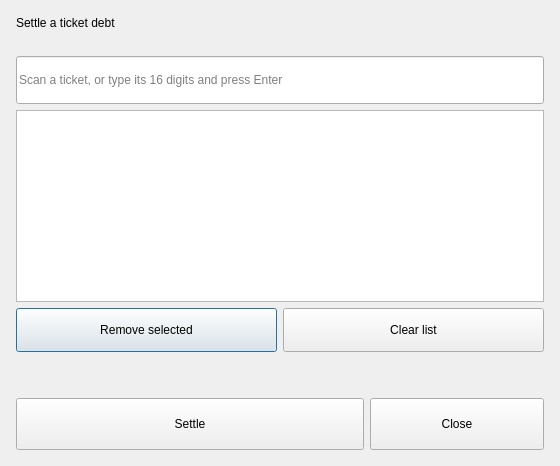
<?xml version="1.0" encoding="UTF-8"?>
<ui version="4.0">
 <class>LoanSettleDialog</class>
 <widget class="QDialog" name="LoanSettleDialog">
  <property name="minimumSize"><size><width>560</width><height>440</height></size></property>
  <layout class="QVBoxLayout" name="settleLayout" stretch="0,0,0,1,0,0,0,0">
   <property name="leftMargin"><number>16</number></property>
   <property name="topMargin"><number>16</number></property>
   <property name="rightMargin"><number>16</number></property>
   <property name="bottomMargin"><number>16</number></property>
   <property name="spacing"><number>6</number></property>
   <item>
    <widget class="QLabel" name="settleTitle">
     <property name="text"><string>Settle a ticket debt</string></property>
     <property name="heading" stdset="0"><bool>true</bool></property>
    </widget>
   </item>
   <item>
    <widget class="QLabel" name="settleInfo">
     <property name="wordWrap"><bool>true</bool></property>
    </widget>
   </item>
   <item>
    <widget class="QLineEdit" name="settleScanField">
     <property name="placeholderText"><string>Scan a ticket, or type its 16 digits and press Enter</string></property>
     <property name="minimumSize"><size><width>0</width><height>48</height></size></property>
    </widget>
   </item>
   <item>
    <widget class="QTableWidget" name="settleTable">
    </widget>
   </item>
   <item>
    <layout class="QHBoxLayout" name="listButtons">
     <property name="leftMargin"><number>0</number></property>
     <property name="topMargin"><number>0</number></property>
     <property name="rightMargin"><number>0</number></property>
     <property name="bottomMargin"><number>0</number></property>
     <property name="spacing"><number>6</number></property>
     <item>
      <widget class="QPushButton" name="settleRemoveButton">
       <property name="text"><string>Remove selected</string></property>
       <property name="minimumSize"><size><width>0</width><height>44</height></size></property>
      </widget>
     </item>
     <item>
      <widget class="QPushButton" name="settleClearButton">
       <property name="text"><string>Clear list</string></property>
       <property name="minimumSize"><size><width>0</width><height>44</height></size></property>
      </widget>
     </item>
    </layout>
   </item>
   <item>
    <widget class="QLabel" name="settleTotals">
     <property name="bold" stdset="0"><bool>true</bool></property>
    </widget>
   </item>
   <item>
    <widget class="QLabel" name="settleStatus">
     <property name="wordWrap"><bool>true</bool></property>
    </widget>
   </item>
   <item>
    <layout class="QHBoxLayout" name="buttonRow" stretch="2,1">
     <property name="leftMargin"><number>0</number></property>
     <property name="topMargin"><number>0</number></property>
     <property name="rightMargin"><number>0</number></property>
     <property name="bottomMargin"><number>0</number></property>
     <property name="spacing"><number>6</number></property>
     <item>
      <widget class="QPushButton" name="settleButton">
       <property name="text"><string>Settle</string></property>
       <property name="minimumSize"><size><width>0</width><height>52</height></size></property>
      </widget>
     </item>
     <item>
      <widget class="QPushButton" name="settleCloseButton">
       <property name="text"><string>Close</string></property>
       <property name="minimumSize"><size><width>0</width><height>52</height></size></property>
      </widget>
     </item>
    </layout>
   </item>
  </layout>
 </widget>
 <resources/>
 <connections/>
</ui>
